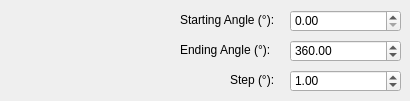
     <widget class="QWidget" name="tab_laser_calibration_mode_B">
      <property name="enabled">
       <bool>true</bool>
      </property>
      <attribute name="title">
       <string>(Mode B) Sweep Power, Constant Wavelength</string>
      </attribute>
      <widget class="QDoubleSpinBox" name="doubleSpinBox_laser_calibration_ending_angle">
       <property name="enabled">
        <bool>true</bool>
       </property>
       <property name="geometry">
        <rect>
         <x>290</x>
         <y>40</y>
         <width>111</width>
         <height>22</height>
        </rect>
       </property>
       <property name="maximum">
        <double>9999.989999999999782</double>
       </property>
       <property name="value">
        <double>360.000000000000000</double>
       </property>
      </widget>
      <widget class="QDoubleSpinBox" name="doubleSpinBox_laser_calibration_starting_angle">
       <property name="enabled">
        <bool>true</bool>
       </property>
       <property name="geometry">
        <rect>
         <x>290</x>
         <y>10</y>
         <width>111</width>
         <height>22</height>
        </rect>
       </property>
       <property name="maximum">
        <double>9999.989999999999782</double>
       </property>
       <property name="value">
        <double>0.000000000000000</double>
       </property>
      </widget>
      <widget class="QLabel" name="label_laser_calibration_target_starting_angle">
       <property name="geometry">
        <rect>
         <x>180</x>
         <y>10</y>
         <width>111</width>
         <height>20</height>
        </rect>
       </property>
       <property name="text">
        <string>Starting Angle (°):</string>
       </property>
      </widget>
      <widget class="QLabel" name="label_laser_calibration_target_highest_ending_angle">
       <property name="geometry">
        <rect>
         <x>180</x>
         <y>40</y>
         <width>111</width>
         <height>20</height>
        </rect>
       </property>
       <property name="text">
        <string>Ending Angle (°):</string>
       </property>
      </widget>
      <widget class="QDoubleSpinBox" name="doubleSpinBox_laser_calibration_step_sweep_power">
       <property name="geometry">
        <rect>
         <x>290</x>
         <y>70</y>
         <width>111</width>
         <height>22</height>
        </rect>
       </property>
       <property name="decimals">
        <number>2</number>
       </property>
       <property name="minimum">
        <double>0.100000000000000</double>
       </property>
       <property name="maximum">
        <double>10000.000000000000000</double>
       </property>
       <property name="value">
        <double>1.000000000000000</double>
       </property>
      </widget>
      <widget class="QLabel" name="label_laser_calibration_step_sweep_power">
       <property name="geometry">
        <rect>
         <x>230</x>
         <y>70</y>
         <width>51</width>
         <height>20</height>
        </rect>
       </property>
       <property name="text">
        <string>Step (°):</string>
       </property>
      </widget>
     </widget>
